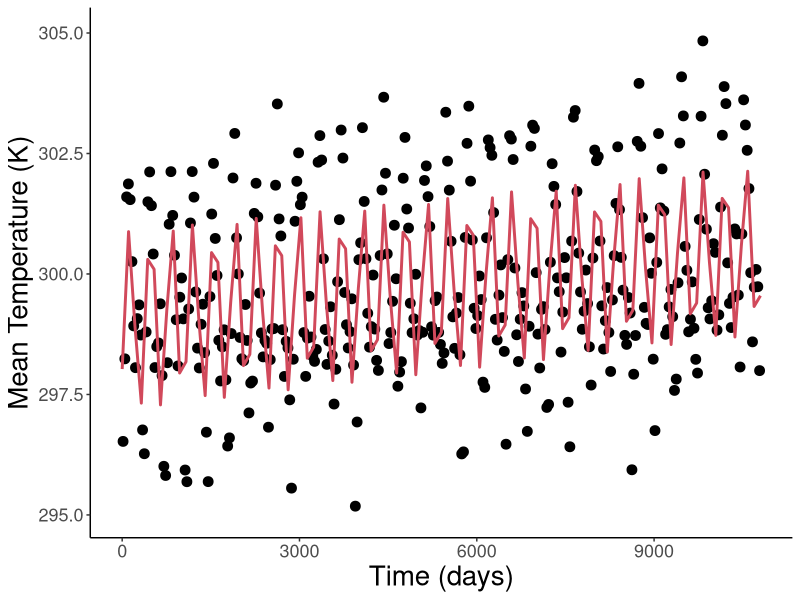
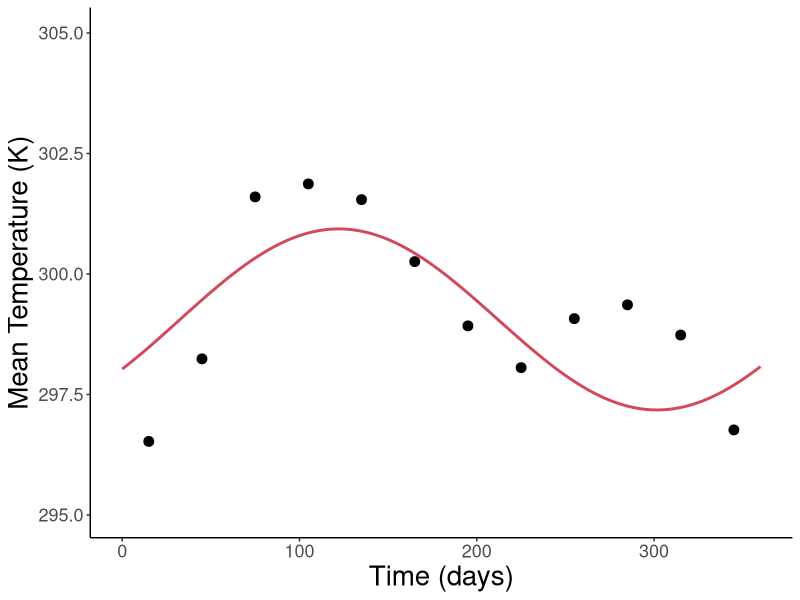
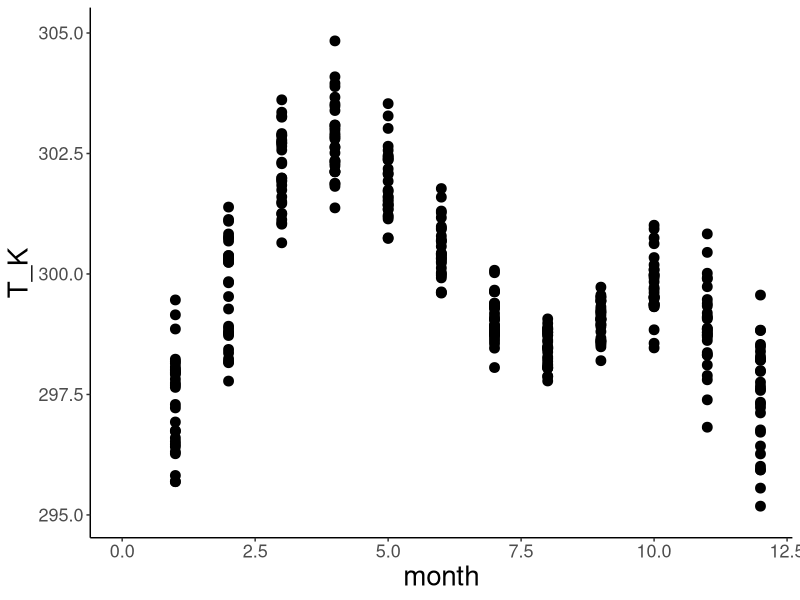
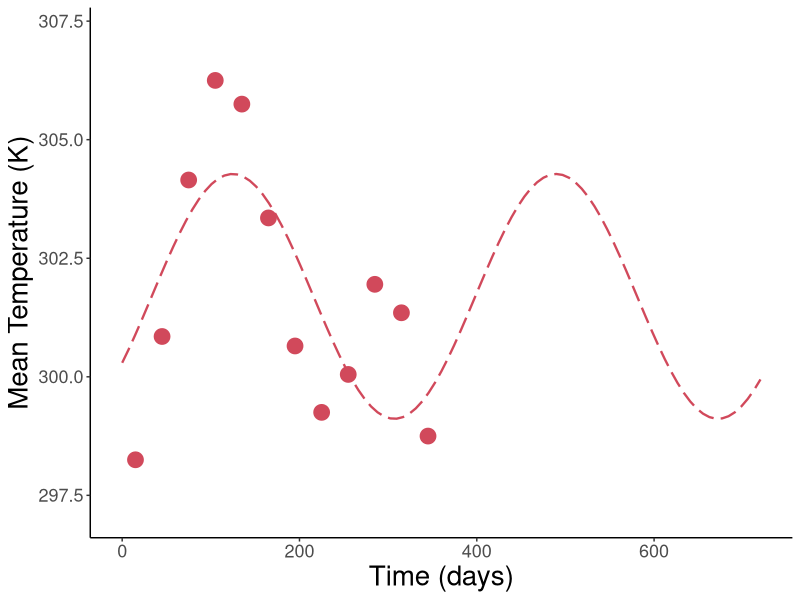

The R source for these figures, in order:
#############################################################################
#### This R script fits sinusoidal functions to habitat temperature data ####
#############################################################################


# Load packages and set working directory
library(tidyr)
library(ggplot2)
library(dplyr)
library(tidyverse)
setwd(dirname(rstudioapi::getActiveDocumentContext()$path))


#### Fit temperature functions to data from Climate Wizard using Fourier analysis ####
# Select a location by removing # in front of name and placing # in front of other locations
data <- as.data.frame(read_csv("Nigeria temps.csv"))

# Fit sinusoidal function to habitat temperature data
fit <- nls(T_K ~ (meanT + dMean * days) + (amplT + dAmpl * days) * sin(2*pi*(days + shiftT)/360), data = data,
           start = list(meanT = 300, dMean = 0.1, amplT = 5, dAmpl = 0.1, shiftT = 30))
summary(fit)

# Plot model data
xmin <- 0
xmax <- 360*(1991-1961)
ggplot(data, aes(x=days, y=T_K)) + 
  geom_point(size=3, color="black") +
  geom_function(fun = function(t){(coef(fit)[1] + coef(fit)[2] * t) + (coef(fit)[3] + coef(fit)[4] * t) * sin(2*pi*(t + coef(fit)[5])/360)},
                size=1, color="#d1495b") +
  labs(x="Time (days)", y="Mean Temperature (K)") +
  scale_x_continuous(limits=c(xmin, xmax)) +
  scale_y_continuous(limits=c(coef(fit)[1] - coef(fit)[2] - 4, coef(fit)[1] + coef(fit)[2] + 6)) +
  theme(panel.grid.major = element_blank(), panel.grid.minor = element_blank(),
        panel.background = element_rect(fill="transparent"), plot.background = element_rect(fill="transparent"),
        axis.line = element_line(colour = "black"), legend.position = "none", 
        axis.text = element_text(size=13), axis.title = element_text(size=20))

# for 1 year
ggplot(data, aes(x=days, y=T_K)) + 
  geom_point(size=3, color="black") +
  geom_function(fun = function(t){(coef(fit)[1] + coef(fit)[2] * t) + (coef(fit)[3] + coef(fit)[4] * t) * sin(2*pi*(t + coef(fit)[5])/360)},
                size=1, color="#d1495b") +
  labs(x="Time (days)", y="Mean Temperature (K)") +
  scale_x_continuous(limits=c(0, 360)) +
  scale_y_continuous(limits=c(coef(fit)[1] - coef(fit)[2] - 4, coef(fit)[1] + coef(fit)[2] + 6)) +
  theme(panel.grid.major = element_blank(), panel.grid.minor = element_blank(),
        panel.background = element_rect(fill="transparent"), plot.background = element_rect(fill="transparent"),
        axis.line = element_line(colour = "black"), legend.position = "none", 
        axis.text = element_text(size=13), axis.title = element_text(size=20))

# pooled across years
ggplot(data, aes(x=month, y=T_K)) + 
  geom_point(size=3, color="black") +
  scale_x_continuous(limits=c(0, 12)) +
  scale_y_continuous(limits=c(coef(fit)[1] - coef(fit)[2] - 4, coef(fit)[1] + coef(fit)[2] + 6)) +
  theme(panel.grid.major = element_blank(), panel.grid.minor = element_blank(),
        panel.background = element_rect(fill="transparent"), plot.background = element_rect(fill="transparent"),
        axis.line = element_line(colour = "black"), legend.position = "none", 
        axis.text = element_text(size=13), axis.title = element_text(size=20))


########## Fit temperature functions to data from Habitat temperatures.csv ##########
# Read data
temp.data <- as.data.frame(read_csv("Habitat temperatures.csv"))

# Select an insect by removing # in front of name and placing # in front of other species
#sp.data <- subset(temp.data, Species == "Clavigralla shadabi")
#sp.data <- subset(temp.data, Species == "Clavigralla tomentosicollis Benin")
#sp.data <- subset(temp.data, Species == "Clavigralla tomentosicollis Nigeria A")
#sp.data <- subset(temp.data, Species == "Clavigralla tomentosicollis Nigeria B")
#sp.data <- subset(temp.data, Species == "Clavigralla tomentosicollis Nigeria C")
sp.data <- subset(temp.data, Species == "Clavigralla tomentosicollis Burkina Faso")

# Remove columns that do not contain temperature data
sp.data <- sp.data[-1:-7]
rownames(sp.data) <- c("T_K")

# Make data table with time and mean monthly temperature
data <- matrix(nrow = length(sp.data), ncol = 1)
for(i in 1:length(data)) {data[i] <- 30*(i-1)+15} # mid-point of month
colnames(data) <- c("day")
data <- cbind(data, t(sp.data)) # mean monthly temperature data

# Remove blank cells
data <- data[rowSums(is.na(data)) == 0,]
data <- as.data.frame(data)

# Fit sinusoidal function to habitat temperature data
fit <- nls(T_K ~ meanT + amplT*sin(2*pi*(day + shiftT)/365), data = data,
           start = list(meanT = 293, amplT = 2, shiftT = 30))
summary(fit)

# Plot model data
ggplot(data, aes(x=day, y=T_K)) + 
  geom_point(size=5, color="#d1495b") +
  geom_function(fun = function(t) coef(fit)[1] + coef(fit)[2]*sin(2*pi*(t + coef(fit)[3])/365),
                size=0.8, linetype="longdash", color="#d1495b") +
  labs(x="Time (days)", y="Mean Temperature (K)") +
  scale_x_continuous(limits=c(0, 720)) +
  scale_y_continuous(limits=c(coef(fit)[1] - coef(fit)[2] - 2, coef(fit)[1] + coef(fit)[2] + 3)) +
  theme(panel.grid.major = element_blank(), panel.grid.minor = element_blank(),
        panel.background = element_rect(fill="transparent"), plot.background = element_rect(fill="transparent"),
        axis.line = element_line(colour = "black"), legend.position = "none", 
        axis.text = element_text(size=13), axis.title = element_text(size=20))
